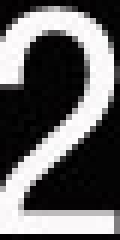
%> input picture Matlab车牌识别/2.jpg, 20 x 40 px (shown 6 times larger)
$ octave --eval "result = basicthreshold(imread('2.jpg'));"   (GNU Octave 9; MATLAB toolbox functions it lacks are replaced by stand-ins)
%> lines starting %> are read from the running program, lines starting %| are printed output that depends on the picture; in (x1, y1, x2, y2) boxes, pixels count from 0 and x2, y2 are one past the last pixel; in counts of white or black regions, pixels touching at a corner belong together; the program's own positions count from 1
function g = basicthreshold(f)
    w = fspecial('average',9);
    f = imfilter(f,w,'replicate');
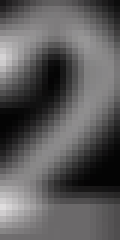
%> f: size 40x20x3 uint8 (shown 6 times larger); mean R, G, B 92.4, 91.2, 91.8
    count = 0;
    T = mean2(f);
%> T = 91.81
    done = false;
    while ~done
        count = count + 1;
        g = f > T;
        tnext = 0.5*(mean(f(g)) + mean(f(~g)));
        done = abs(T - tnext);
        T = tnext;
    end
%> this loop made 1 pass
%> (tnext, done, T) on pass 1: (86.9, 4.92, 86.9)
%> pass 1, in basicthreshold, `g = f > T;`:
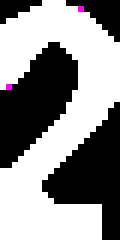
%> g: size 40x20x3 logical (shown 6 times larger); mean R, G, B 0.561, 0.559, 0.561
%> after the loop, count = 1
    g = im2bw(f,T/255);
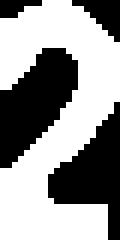
%> g: size 40x20 logical (shown 6 times larger); 58.8% white; 4 black regions (1 under 20 px), largest, box (x1, y1, x2, y2) and area: (0, 8, 13, 28) 154, (8, 17, 20, 40) 133, (12, 0, 20, 7) 29
end

$ run again, on Matlab车牌识别/4.jpg
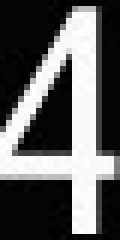
%> input picture Matlab车牌识别/4.jpg, 20 x 40 px (shown 6 times larger)
%> in basicthreshold, `f = imfilter(f,w,'replicate');`:
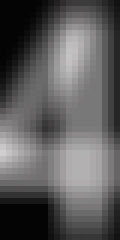
%> f: size 40x20x3 uint8 (shown 6 times larger); mean R, G, B 92.8, 91.8, 92.3
%> in basicthreshold, `T = mean2(f);`: T = 92.26
%> the loop in basicthreshold, `while ~done` made 1 pass
%> (tnext, done, T) on pass 1: (87.6, 4.67, 87.6)
%> after the loop in basicthreshold, `while ~done`: count = 1
%> in basicthreshold, `g = im2bw(f,T/255);`:
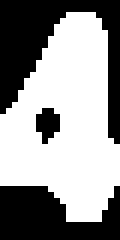
%> g: size 40x20 logical (shown 6 times larger); 57.6% white; 3 black regions (1 under 20 px), largest, box (x1, y1, x2, y2) and area: (0, 0, 20, 24) 190, (0, 31, 20, 40) 132

$ run again, on Matlab车牌识别/I.jpg
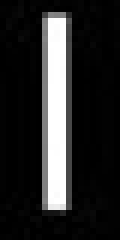
%> input picture Matlab车牌识别/I.jpg, 20 x 40 px (shown 6 times larger)
%> in basicthreshold, `f = imfilter(f,w,'replicate');`:
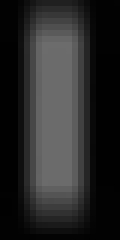
%> f: size 40x20x3 uint8 (shown 6 times larger); min 1, max 108, mean 40
%> in basicthreshold, `T = mean2(f);`: T = 39.96
%> the loop in basicthreshold, `while ~done` made 1 pass
%> (tnext, done, T) on pass 1: (46.41, 6.46, 46.41)
%> after the loop in basicthreshold, `while ~done`: count = 1
%> in basicthreshold, `g = im2bw(f,T/255);`:
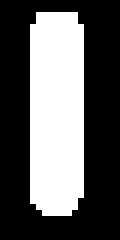
%> g: size 40x20 logical (shown 6 times larger); 36.9% white; 1 white region, box (x1, y1, x2, y2) and area: (5, 2, 14, 36) 295
